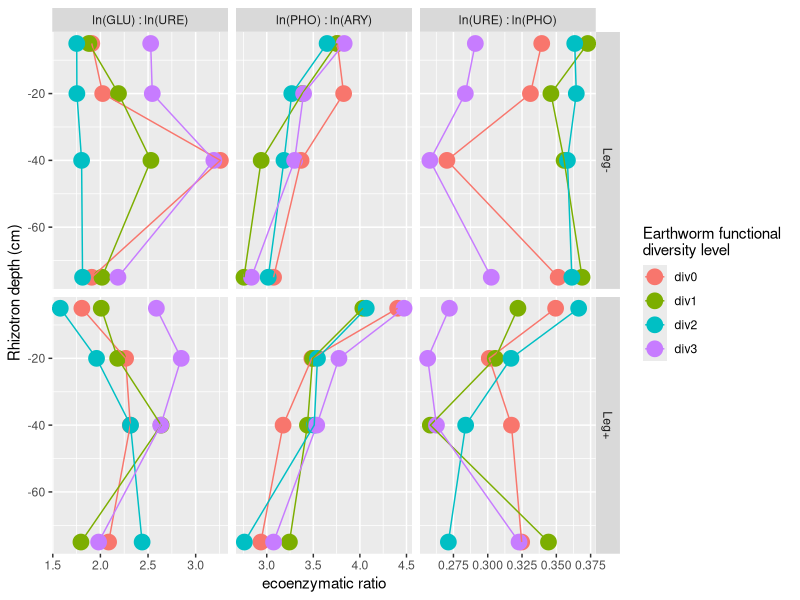
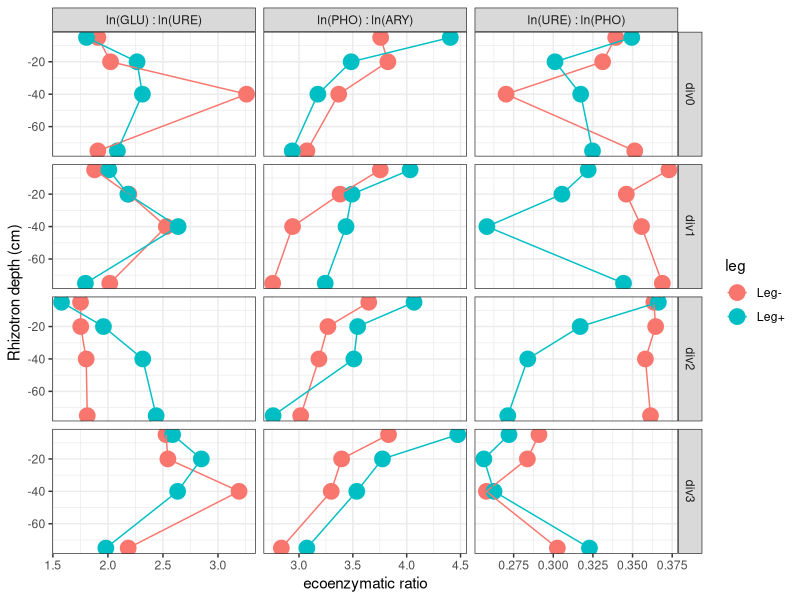

The R source for these figures, in order:

require(ggplot2)


#Chargement jeu de donn?es 
stoe<-read.csv("data/raw-data/stoe.csv", h=T, sep=";")




############################################################################
#repr?sentation des rapports stoechiom?triques
p <- ggplot(stoe, aes(y=as.numeric(strata), x=ratio, col=div)) +
  geom_point( size = 5) +
  geom_path() +
  facet_grid(leg~stoe, scales = "free") +
  labs(y = "Rhizotron depth (cm)", x ="ecoenzymatic ratio") +
  scale_color_discrete (name = "Earthworm functional \ndiversity level", 
                      labels = c("div0", "div1", "div2", "div3"))
p


p <- ggplot(stoe, aes(y=as.numeric(strata), x=ratio, col=leg)) +
  geom_point( size = 5) +
  geom_path() +
  facet_grid(div~stoe, scales = "free") +
  labs(y = "Rhizotron depth (cm)", x ="ecoenzymatic ratio") +
  theme_bw()
p
